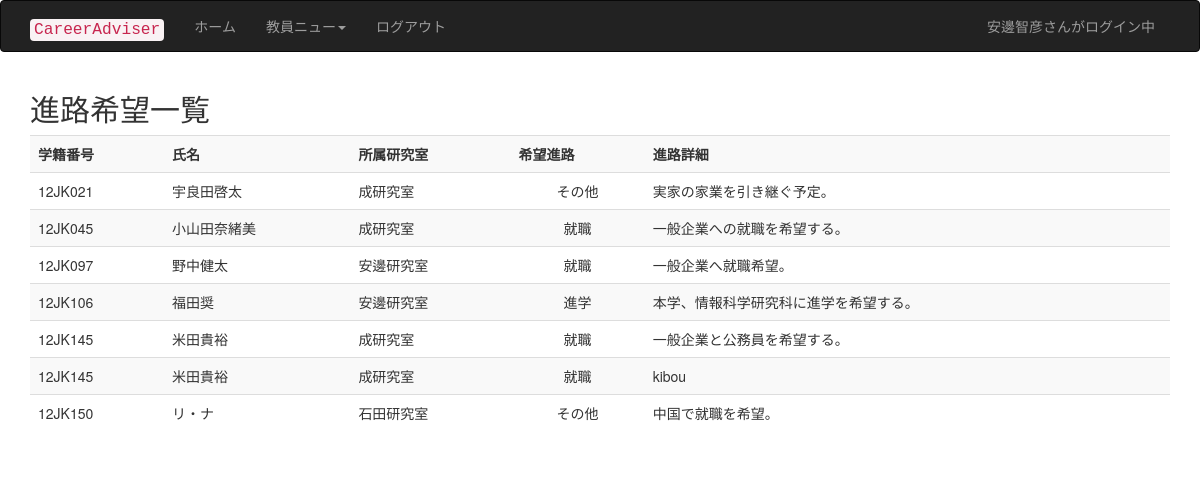
/wish_list.php (signed in), run on the app's committed database.
### tables this page shows
CREATE TABLE IF NOT EXISTS `tb_wish` (
  `sid` varchar(16) NOT NULL,
  `careertype` int(11) NOT NULL,
  `detail` text NOT NULL
);

### wish_list.php (the view, shortened to what this page needs)
<?php
include('page_header.php');
require_once('db_inc.php');
echo "<h2>進路希望一覧</h2>";
$sql = "SELECT w.*, g.sname, g.lbname FROM tb_wish w, vw_gakusei g where w.sid=g.sid order by sid, careertype " ;
$rs = mysql_query($sql, $conn);
$row = mysql_fetch_array($rs) ;
echo '<table class="table table-striped table-hover">';
echo '<tr><th>学籍番号</th><th>氏名</th><th>所属研究室</th><th>希望進路</th><th>進路詳細</th></tr>';
while ($row) {
 echo '<tr>';
 echo '<td>' . $row['sid'] . '</td>';
 echo '<td>' . $row['sname']. '</td>';
 echo '<td>' . $row['lbname'] . '</td>';
 $i = $row['careertype'];
 $careertype = array(
 1=>"就職",
 2=>"進学",
 3=>"その他"
 );
  echo '<td align="center">' . $careertype[$i] . '</td>';
 echo '<td>' . $row['detail'] . '</td>';
 echo '</tr>';
 $row = mysql_fetch_array($rs) ;
}
echo '</table>';
include('page_footer.php');
?>

### data on the page
tb_wish: sid "12JK021", sname "宇良田啓太", lbname "成研究室", careertype "その他", detail "実家の家業を引き継ぐ予定。"
tb_wish: sid "12JK045", sname "小山田奈緒美", lbname "成研究室", careertype "就職", detail "一般企業への就職を希望する。"
tb_wish: sid "12JK097", sname "野中健太", lbname "安邊研究室", careertype "就職", detail "一般企業へ就職希望。"
tb_wish: sid "12JK106", sname "福田奨", lbname "安邊研究室", careertype "進学", detail "本学、情報科学研究科に進学を希望する。"
tb_wish: sid "12JK145", sname "米田貴裕", lbname "成研究室", careertype "就職", detail "一般企業と公務員を希望する。"
tb_wish: sid "12JK145", sname "米田貴裕", lbname "成研究室", careertype "就職", detail "kibou"
tb_wish: sid "12JK150", sname "リ・ナ", lbname "石田研究室", careertype "その他", detail "中国で就職を希望。"

### other printed values
$s[$i] "教員"
$label "ログアウト"
$_SESSION['uname'] "安邊智彦"
